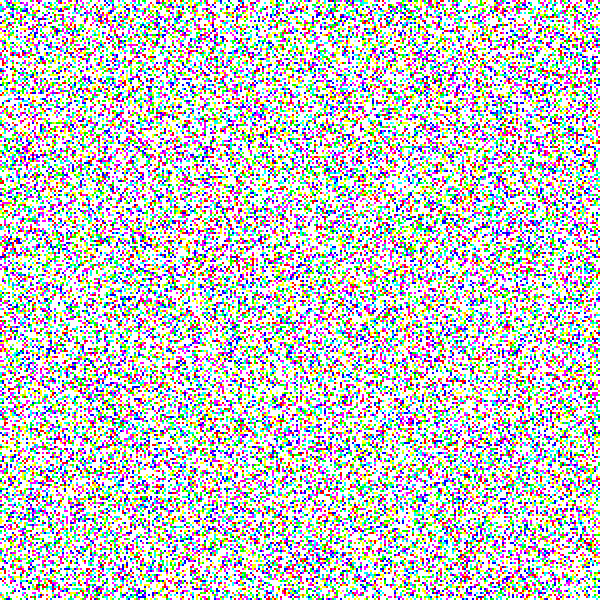
Frame 1 (no input)
Frame 60 (the mouse pressed at the canvas centre just before this capture): identical to frame 1, image omitted
Frame 120 (the mouse held since frame 60 and released just before this capture): identical to frame 1, image omitted

The Processing sketch that drew this single still picture (run headless with seeded random() and noise(); from frame 60 on, the mouse is pressed at the canvas centre):

// Processing sketch: FluidSim
// ── FluidSim.pde
// initialize box parameters
float boxLen = 600;

// initialize fluid compuatation parameters
Integer N = 300;
float[] u = new float[(N+2)*(N+2)];
float[] v = new float[(N+2)*(N+2)];
float[] dens = new float[(N+2)*(N+2)];
float[] buffer0 = new float[(N+2)*(N+2)];
float[] buffer1 = new float[(N+2)*(N+2)];
int IX(int i, int j){return (i+(N+2)*j);}
float k_dens = 20, k_vel = 30;

// initialize source parameters
float[] s = new float[(N+2)*(N+2)];
float[] uSrc = new float[(N+2)*(N+2)];
float[] vSrc = new float[(N+2)*(N+2)];

// initialize fluid display parameters
float dLen = boxLen / N;

void setup(){
  size(600, 600);
  background(0);
  
  // water initialization
  for (int i = 0; i < (N+2)*(N+2); i++){
    u[i] = random(1.0)-0.5; v[i] = random(1.0)-0.5;
    //u[i] = 0.0; v[i] = 0.0;
    s[i] = 0.0; uSrc[i] = 0.0; vSrc[i] = 0.0;
    dens[i] = random(1.0)-0.5;
  }
  
  paused = true;
}


void draw(){
  if (!paused)
    update(0.1);
  // camera & light settings
  background(0);
  
  // render water
  noStroke();
  for (int i = 1; i <= N; i++)
    for (int j = 1; j <= N; j++){
      Vec3 mycolor = colorRep(u[IX(i,j)], v[IX(i,j)], 1.0);
      mycolor.normalized();
      mycolor.mul(clamp(dens[IX(i,j)]*100000,0,5000));
      fill(255-mycolor.x, 255-mycolor.y, 255-mycolor.z);
      rect((i-1)*dLen,(j-1)*dLen, dLen, dLen);
    }
 
}

Vec3 colorRep(float uSpeed, float vSpeed, float a){
  Vec3 myColor = new Vec3(0.0, 0.0, 0.0);
  myColor.x = uSpeed*a;
  myColor.y = (-uSpeed*0.5-vSpeed*sqrt(3)*0.5)*a;
  myColor.z = (-uSpeed*0.5+vSpeed*sqrt(3)*0.5)*a;
  return myColor;
}

float max_val;
void update(float dt){
  // update velocities
  velUpdate(dt);
  // update density
  densUpdate(dt);
  // update src
  for (int i = 0; i < (N+2)*(N+2); i++){
    s[i] = s[i]>1.0 ? s[i]-1.0:0.0;
    uSrc[i] = uSrc[i]>1.0 ? uSrc[i]-1.0:0.0;
    vSrc[i] = vSrc[i]>1.0 ? vSrc[i]-1.0:0.0;
  }
}




float leftTime;

int srcX, srcY;
void mousePressed() {
  // store mouse position
  srcX=int(clamp(mouseX/dLen, 0, N+1));
  srcY=int(clamp(mouseY/dLen, 0, N+1));
  if(mouseButton==LEFT)
    if (ctrlPressed)
      s[IX(srcX, srcY)] += 100.0;
    else
      s[IX(srcX, srcY)] -= 100.0;
}

void mouseReleased(){
  if (mouseButton==RIGHT){
  int dirX = int(clamp(mouseX/dLen, 0, N+1));
  int dirY = int(clamp(mouseY/dLen, 0, N+1));
  u[IX(srcX, srcY)] += dirX - srcX;
  v[IX(srcX, srcY)] += dirY - srcY;
  }
}

void mouseDragged(){
   int x = int(clamp(mouseX/dLen, 0, N+1));
   int y = int(clamp(mouseY/dLen, 0, N+1));
   if (mouseButton==LEFT){
     if (ctrlPressed)
      s[IX(x,y)] += 100.0;
     else s[IX(x,y)] -= 100.0;
   }
}

boolean paused, ctrlPressed;
void keyPressed(){
  if (key == ' '){ paused = !paused;}
  if (keyCode == CONTROL){ ctrlPressed = true;}
}

void keyReleased(){
  if (keyCode == CONTROL){ctrlPressed = false;}
}

// ── FluidFunc.pde
void densUpdate(float dt){
  // inject from sources
  addSrc(dens, s, dt);
   
  // add diffusion
  valDup(dens, buffer0);
  diffusion(dens, buffer0, k_dens, dt, 0);
  
  // follow velocity field
  valDup(dens, buffer0);
  advect(dens, buffer0, u, v, dt, 0);
}

void velUpdate(float dt){
  // inject from srcs
  addSrc(u, uSrc, dt);
  addSrc(v, vSrc, dt);
  
  // add diffusion
  valDup(u, buffer0); diffusion(u, buffer0, k_vel, dt, 1);
  valDup(v, buffer0); diffusion(v, buffer0, k_vel, dt, 2);
  
  // follow velocity field
  project(u, v, buffer0, buffer1);
  valDup(u, buffer0);
  valDup(v, buffer1);
  advect(u, buffer0, buffer0, buffer1, dt, 1);
  advect(v, buffer1, buffer0, buffer1, dt, 2);
  project(u, v, buffer0, buffer1);
}

float clamp(float val, float min, float max){
  return max(min, min(max, val));
}

void setBnd(float[] state, int bounceChoice){
  // bouncing boundary condition
  for (int i = 1; i <= N; i++){
    // bounceChoice==1 -> apply bouncing boundary condition in y direction
    state[IX(0, i)] = (bounceChoice==1) ? -state[IX(1, i)]:state[IX(1,i)];
    state[IX(N+1, i)] = (bounceChoice==1) ? -state[IX(N, i)]:state[IX(N, i)];
    // bounceChoice==2 -> apply bouncing boundary condition in x direction
    state[IX(i, 0)] = (bounceChoice==2) ? -state[IX(i, 1)]:state[IX(i, 1)];
    state[IX(i, N+1)] = (bounceChoice==2) ? -state[IX(i, N)]:state[IX(i, N)];
  }
  state[IX(0, 0)] = (state[IX(1, 0)]+state[IX(0, 1)])/2.0;
  state[IX(0, N+1)] = (state[IX(1, N+1)]+state[IX(0, N)])/2.0;
  state[IX(N+1, 0)] = (state[IX(N, 0)]+state[IX(N+1, 1)])/2.0;
  state[IX(N+1, N+1)] = (state[IX(N, N+1)]+state[IX(N+1, N)])/2.0;
}

void addSrc(float[] target, float[] src, float dt){
  for (int i = 0; i < (N+2)*(N+2); i++)
    target[i] += dt*src[i];
}

void diffusion(float[] state, float[] state_prev, float k, float dt, int bouncingChoice){
  int diffIterNum = 20;
  float diffParam = dt*k/dLen/dLen;
  for (int iter = 0; iter < diffIterNum; iter++){
    // gauss-seidel relaxation
    for (int i = 1; i <= N; i++)
      for (int j = 1; j <= N; j++)
        state[IX(i,j)] = (state_prev[IX(i,j)]
                         +diffParam*(state[IX(i-1, j)]+state[IX(i+1, j)]+state[IX(i, j-1)]+state[IX(i, j+1)])) / (1.0+4*diffParam);
    // set boundary
    setBnd(state, bouncingChoice);
  }
}

void advect(float[] state, float[] state_prev, float[] u_speed, float[] v_speed, float dt, int bouncingChoice){
  for (int i = 1; i <= N; i++)
    for (int j = 1; j <= N; j++){
      // backtrace
      float i_prev = clamp(i - dt*u_speed[IX(i,j)]/dLen, 0.5, N+0.5);
      float j_prev = clamp(j - dt*v_speed[IX(i,j)]/dLen, 0.5, N+0.5);
      // add velocity field impact
      int i_left = (int)i_prev, j_left = (int)j_prev;
      int i_right = i_left+1, j_right = j_left+1;
      state[IX(i,j)] = (i_prev-i_left)*(j_prev-j_left)*state_prev[IX(i_left, j_left)]
                      +(i_prev-i_left)*(j_right-j_prev)*state_prev[IX(i_left, j_right)]
                      +(i_right-i_prev)*(j_prev-j_left)*state_prev[IX(i_right, j_left)]
                      +(i_right-i_prev)*(j_right-j_prev)*state_prev[IX(i_right, j_right)];
    }
  // set boundary
  setBnd(state, bouncingChoice);
}

void valDup(float[] state, float[] state_prev){
  //float x;
  for (int i = 0; i < (N+2)*(N+2); i++){
    //x=state_prev[i];
    state_prev[i] = state[i];
    //state[i]=x;
  }
}

void project(float[] u_speed, float[] v_speed, float[] p, float[] div){ 
  for (int i = 1; i <= N; i++)
    for (int j = 1; j <= N; j++){
      div[IX(i,j)] = -0.5*dLen*(u_speed[IX(i+1, j)] - u_speed[IX(i-1, j)]
                               +v_speed[IX(i, j+1)] - v_speed[IX(i, j-1)]);
      p[IX(i,j)] = 0;
    }
  setBnd(div, 0); setBnd(p, 0);
  
  int diffIterNum = 10;
  for (int iter = 0; iter < diffIterNum; iter++){
    // gauss-seidel relaxation
    for (int i = 1; i <= N; i++)
      for (int j = 1; j <= N; j++)
        p[IX(i,j)] = (div[IX(i,j)]
                     +(p[IX(i-1, j)]+p[IX(i+1, j)]+p[IX(i, j-1)]+p[IX(i, j+1)])) / 4;
    // set boundary
    setBnd(p, 0);
  }
  
  // subtract gradient field
  for (int i = 1; i <= N; i++)
    for (int j = 1; j <= N; j++){
      u_speed[IX(i, j)] -= (p[IX(i+1, j)]-p[IX(i-1, j)])/dLen/2.0;
      v_speed[IX(i, j)] -= (p[IX(i, j+1)]-p[IX(i, j-1)])/dLen/2.0;
    }
  setBnd(u_speed, 1); setBnd(v_speed, 2);
}

// ── Vec3.pde
//Vector Library [2D]
//CSCI 5611 Vector 3 Library [Incomplete]

//Instructions: Add 3D versions of all of the 2D vector functions
//              Vec3 must also support the cross product.
public class Vec3 {
  public float x, y, z;
  
  public Vec3(float x, float y, float z){
    this.x = x;
    this.y = y;
    this.z = z;
  }
  
  public String toString(){
    return "(" + x+ ", " + y + ", " + z + ")";
  }
  
  public float length(){
    return sqrt(x*x+y*y+z*z);
  }
  
  public Vec3 plus(Vec3 rhs){
    return new Vec3(x+rhs.x,y+rhs.y,z+rhs.z);
  }
  
  public void add(Vec3 rhs){
    x += rhs.x;
    y += rhs.y;
    z += rhs.z;
  }
  
  public Vec3 minus(Vec3 rhs){
    return new Vec3(x-rhs.x,y-rhs.y,z-rhs.z);
  }
  
  public void subtract(Vec3 rhs){
    x -= rhs.x;
    y -= rhs.y;
    z -= rhs.z;
  }
  
  public Vec3 times(float rhs){
    return new Vec3(rhs*x, rhs*y, rhs*z);
  }
  
  public void mul(float rhs){
    x *= rhs;
    y *= rhs;
    z *= rhs;
  }
  
  public void normalize(){
    float vecLen = this.length();
    x /= vecLen;
    y /= vecLen;
    z /= vecLen;
  }
  
  public Vec3 normalized(){
    float vecLen = this.length();
    return new Vec3(x/vecLen,y/vecLen,z/vecLen);
  }
  
  public float distanceTo(Vec3 rhs){
    float dx = x - rhs.x;
    float dy = y - rhs.y;
    float dz = z - rhs.z;
    return sqrt(dx*dx + dy*dy + dz*dz);
  }
}

Vec3 interpolate(Vec3 a, Vec3 b, float t){
  return a.plus(b.minus(a).times(t)); 
}

float dot(Vec3 a, Vec3 b){
  return a.x*b.x + a.y*b.y + a.z*b.z;
}

Vec3 cross(Vec3 a, Vec3 b){
  return new Vec3(a.y*b.z-b.y*a.z,
                  b.x*a.z-b.z*a.x,
                  a.x*b.y-b.x*a.y);
}

Vec3 projAB(Vec3 a, Vec3 b){
  Vec3 bnorm = b.normalized();
  return bnorm.times(dot(a, bnorm));
}
